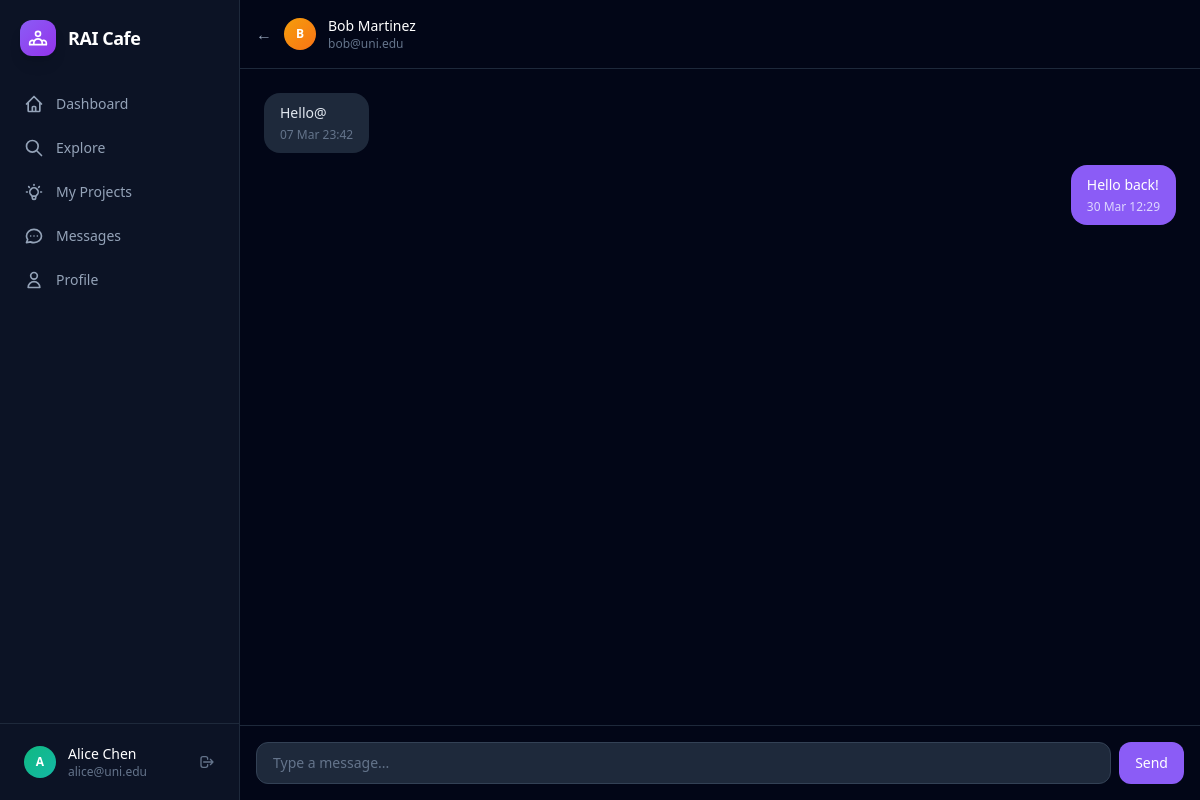
The page /messages/3 (signed in) on the database its author committed.
### models.py (models this page shows, shortened)
class User(UserMixin, db.Model):
    id = db.Column(db.Integer, primary_key=True)
    email = db.Column(db.String(120), unique=True, nullable=False)
    password_hash = db.Column(db.String(256), nullable=False)
    name = db.Column(db.String(100), nullable=False)
    bio = db.Column(db.Text, default="")
    website = db.Column(db.String(300), default="")
    linkedin = db.Column(db.String(300), default="")
    scholar = db.Column(db.String(300), default="")
    expertise_keywords = db.Column(db.String(500), default="")
    research_interests = db.Column(db.String(500), default="")
    role = db.Column(db.String(20), default="user")
    status = db.Column(db.String(20), default="pending")
    created_at = db.Column(db.DateTime, default=lambda: datetime.now(timezone.utc))
    projects = db.relationship("Project", backref="owner", lazy=True)
    bids = db.relationship("Bid", backref="bidder", lazy=True)
    @property
    def initials(self):
        return self.name[0].upper() if self.name else "?"
    @property
    def avatar_color(self):
        colors = [
            "from-violet-500 to-purple-600",
            "from-blue-500 to-cyan-500",
            "from-emerald-500 to-teal-500",
            "from-amber-500 to-orange-500",
            "from-rose-500 to-pink-500",
            "from-indigo-500 to-blue-500",
        ]
        return colors[sum(ord(c) for c in str(self.id)) % len(colors)]

class Message(db.Model):
    id = db.Column(db.Integer, primary_key=True)
    from_id = db.Column(db.Integer, db.ForeignKey("user.id"), nullable=False)
    to_id = db.Column(db.Integer, db.ForeignKey("user.id"), nullable=False)
    text = db.Column(db.Text, nullable=False)
    read = db.Column(db.Boolean, default=False)
    created_at = db.Column(db.DateTime, default=lambda: datetime.now(timezone.utc))
    sender = db.relationship("User", foreign_keys=[from_id])
    recipient = db.relationship("User", foreign_keys=[to_id])

### app.py (the view)
@app.route("/messages/<int:peer_id>", methods=["GET", "POST"])
@login_required
def thread(peer_id):
    peer = db.session.get(User, peer_id)
    if not peer:
        abort(404)
    if request.method == "POST":
        text = request.form.get("text", "").strip()
        if text:
            db.session.add(Message(from_id=current_user.id, to_id=peer_id, text=text))
            db.session.commit()
        return redirect(url_for("thread", peer_id=peer_id))
    Message.query.filter_by(from_id=peer_id, to_id=current_user.id, read=False).update({"read": True})
    db.session.commit()
    msgs = Message.query.filter(
        ((Message.from_id == current_user.id) & (Message.to_id == peer_id)) |
        ((Message.from_id == peer_id) & (Message.to_id == current_user.id))
    ).order_by(Message.created_at.asc()).all()
    return render_template("thread.html", peer=peer, msgs=msgs)

### app.py (called while the page is built)
@login_manager.user_loader
def load_user(user_id):
    return db.session.get(User, int(user_id))

@app.context_processor
def inject_globals():
    unread = 0
    pending_count = 0
    if current_user.is_authenticated:
        unread = Message.query.filter_by(to_id=current_user.id, read=False).count()
        if current_user.role == "admin":
            pending_count = User.query.filter_by(status="pending").count()
    return dict(unread_count=unread, pending_user_count=pending_count)

### templates/thread.html (shortened to what this page needs)
{% extends "base.html" %}
{% block content %}
<div class="flex flex-col" style="height:calc(100vh - 0px)">
  <div class="p-4 border-b border-slate-800 flex items-center gap-3 shrink-0">
    <a href="{{ url_for('messages_list') }}" class="text-slate-400 hover:text-white transition">&larr;</a>
    <div class="w-8 h-8 rounded-full bg-gradient-to-br {{ peer.avatar_color }} flex items-center justify-center text-white text-xs font-bold">{{ peer.initials }}</div>
    <div><p class="text-white font-medium text-sm">{{ peer.name }}</p><p class="text-xs text-slate-500">{{ peer.email }}</p></div>
  </div>
  <div class="flex-1 overflow-y-auto p-6 space-y-3">
    {% for m in msgs %}
    <div class="flex {{ 'justify-end' if m.from_id == current_user.id else 'justify-start' }}">
      <div class="max-w-sm px-4 py-2.5 rounded-2xl text-sm {{ 'bg-violet-500 text-white' if m.from_id == current_user.id else 'bg-slate-800 text-slate-200' }}">
        <p>{{ m.text }}</p>
        <p class="text-xs mt-1 {{ 'text-violet-200' if m.from_id == current_user.id else 'text-slate-500' }}">{{ m.created_at.strftime('%d %b %H:%M') }}</p>
      </div>
    </div>{% endfor %}
  </div>
  <div class="p-4 border-t border-slate-800 shrink-0">
    <form method="POST" class="flex gap-2">
      <input name="text" required placeholder="Type a message..." autofocus class="flex-1 bg-slate-800 border border-slate-700 rounded-xl px-4 py-2.5 text-white text-sm placeholder-slate-500 focus:outline-none focus:ring-2 focus:ring-violet-500/50 transition">
      <button type="submit" class="bg-violet-500 hover:bg-violet-600 text-white px-4 rounded-xl transition text-sm">Send</button>
    </form>
  </div>
</div>
{% endblock %}

### templates/base.html (shortened to what this page needs)
<!DOCTYPE html>
<html lang="en" class="h-full">
<head>
  <script src="https://cdn.tailwindcss.com"></script>
</head>
<body class="h-full bg-slate-950 text-white">
{% if current_user.is_authenticated %}
<div class="flex h-full min-h-screen">
  <aside class="w-60 bg-slate-900/80 border-r border-slate-800 flex flex-col shrink-0 fixed h-full z-10">
    <a href="{{ url_for('dashboard') }}" class="p-5 flex items-center gap-3">
      <div class="w-9 h-9 rounded-xl bg-gradient-to-br from-violet-500 to-purple-600 flex items-center justify-center shadow-lg">
      </div>
      <span class="text-lg font-bold tracking-tight">RAI Cafe</span>
    </a>
    <nav class="flex-1 px-3 space-y-1 mt-2">
      {% for ep, label, d in nav %}
      <a href="{{ url_for(ep) }}" class="flex items-center gap-3 px-3 py-2.5 rounded-xl text-sm font-medium transition {% if request.endpoint == ep %}bg-violet-500/15 text-violet-300{% else %}text-slate-400 hover:bg-slate-800 hover:text-slate-200{% endif %}">
        <svg class="w-5 h-5 shrink-0" fill="none" stroke="currentColor" stroke-width="2" viewBox="0 0 24 24"><path stroke-linecap="round" stroke-linejoin="round" d="{{ d }}"/></svg>
        {{ label }}
      </a>
      {% endfor %}
    </nav>
    <div class="p-3 border-t border-slate-800">
      <div class="flex items-center gap-3 px-3 py-2">
        <div class="w-8 h-8 rounded-full bg-gradient-to-br {{ current_user.avatar_color }} flex items-center justify-center text-white text-xs font-bold">{{ current_user.initials }}</div>
        <div class="flex-1 min-w-0"><p class="text-sm font-medium truncate">{{ current_user.name }}</p><p class="text-xs text-slate-500 truncate">{{ current_user.email }}</p></div>
        <a href="{{ url_for('logout') }}" class="text-slate-500 hover:text-red-400 transition" title="Sign out">
          <svg class="w-4 h-4" fill="none" stroke="currentColor" stroke-width="2" viewBox="0 0 24 24"><path stroke-linecap="round" stroke-linejoin="round" d="M17 16l4-4m0 0l-4-4m4 4H7m6 4v1a3 3 0 01-3 3H6a3 3 0 01-3-3V7a3 3 0 013-3h4a3 3 0 013 3v1"/></svg>
        </a>
      </div>
    </div>
  </aside>
  <main class="flex-1 ml-60 overflow-y-auto min-h-screen">
    {% block content %}{% endblock %}
  </main>
</div>
{% else %}
{% block public_content %}{% endblock %}
{% endif %}
</body>
</html>

### rows shown on the page
User: initials "A", name "Alice Chen", email "alice@uni.edu"
User: initials "B", name "Bob Martinez", email "bob@uni.edu"
Message: text "Hello@", created_at "07 Mar 23:42"
Message: text "Hello back!", created_at "30 Mar 12:29"

### other values the page prints
{{ label }} "Dashboard" "Explore" "My Projects" "Messages" "Profile"
